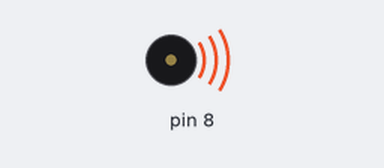
Simulated run of this sketch. Board: Arduino Uno, built with avr-gcc and run on an emulated ATmega328P. Shown: buzzer (waves = sounding).

Above: at 0.05 s.
Timing chart, 0 to 3.0 s (numbered marks = the images above):
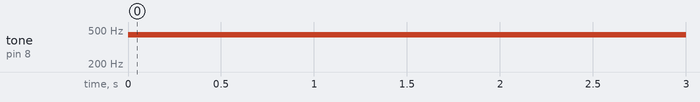

Measured:
- by itself, tone on pin 8: silent → 440 Hz at 0.00 s

The sketch:

test_tone.ino
```cpp
void setup() {
  // put your setup code here, to run once:

}

void loop() {
    tone(8, 440, 1000);
    delay(100);
    noTone(8);
}
```
